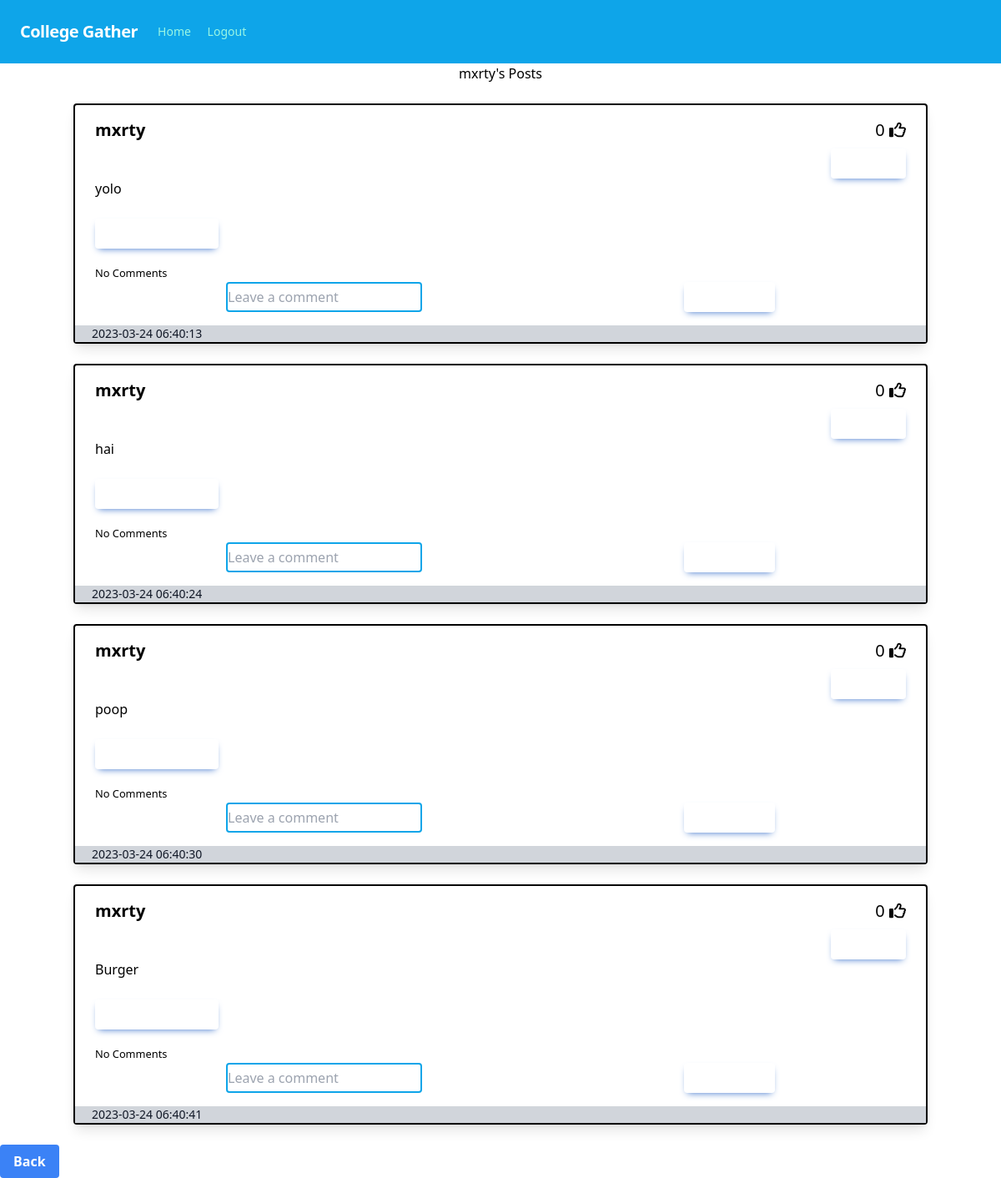
/posts/mxrty (signed in), run on an earlier commit of the app's database.
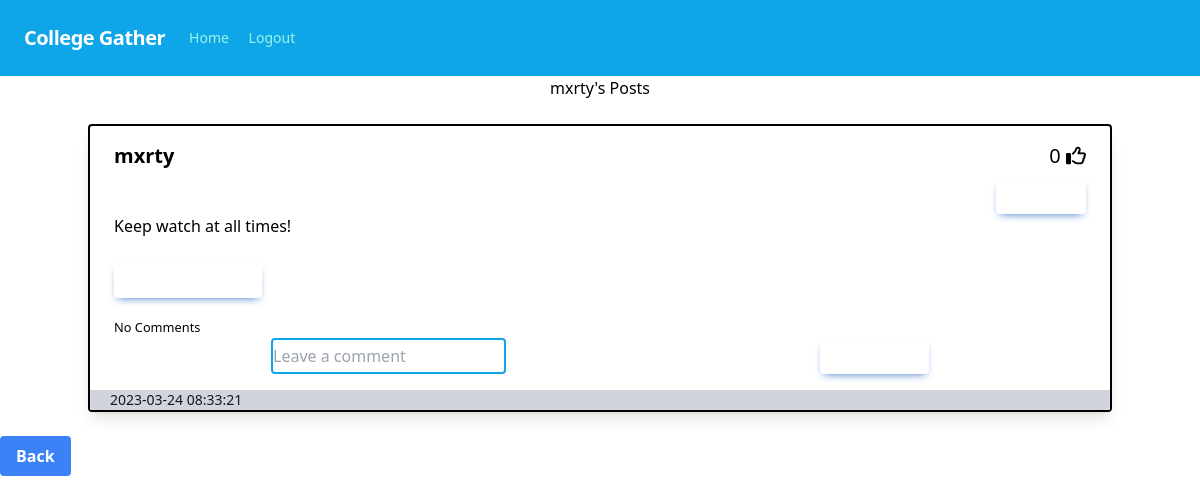
And on a later commit of the database.
### blog/models.py (models this page shows)
class User(db.Model, UserMixin):
    id = db.Column(db.Integer, primary_key=True)
    email = db.Column(db.String(200), unique=True)
    username = db.Column(db.String(200), unique=True)
    password = db.Column(db.String(200))
    date_created = db.Column(db.DateTime(timezone=True), default=func.now())
    posts = db.relationship('Post', backref='user', passive_deletes=True)
    comments = db.relationship('Comment', backref='user', passive_deletes=True)
    likes = db.relationship('Like', backref='user', passive_deletes=True)

class Post(db.Model):
    id = db.Column(db.Integer, primary_key=True)
    text= db.Column(db.Text, nullable=False)
    date_created = db.Column(db.DateTime(timezone=True), default=func.now())
    author = db.Column(db.Integer, db.ForeignKey('user.id', ondelete="CASCADE"), nullable=False)
    comments = db.relationship('Comment', backref='post', passive_deletes=True)
    likes = db.relationship('Like', backref='post', passive_deletes=True)

### blog/views.py (the view)
@views.route("/posts/<username>")
@login_required
def posts(username):
    user = User.query.filter_by(username=username).first()
    if not user:
        flash('No user with that username exists.', category='error')
        return redirect(url_for('views.home'))
    posts = user.posts
    return render_template("posts.html", user=current_user, posts=posts, username=username)

### blog/__init__.py (called while the page is built)
def create_app():
    app = Flask(__name__)
    app.config['SECRET_KEY'] = "itsasecret"
    app.config['SQLALCHEMY_DATABASE_URI'] = f'sqlite:///{DB_NAME}'
    db.init_app(app)
    from .views import views
    from .auth import auth
    app.register_blueprint(views, url_prefix="/")
    app.register_blueprint(auth, url_prefix="/")
    from .models import User, Post, Comment, Like
    create_database(app)
    login_manager = LoginManager()
    login_manager.login_view = "auth.login"
    login_manager.init_app(app)
    @login_manager.user_loader
    def load_user(id):
        return User.query.get(int(id))
    return app

### blog/templates/posts.html (shortened to what this page needs)
{% extends "posts_label.html" %}
{% block header %} {{username}}'s Posts {% endblock %}
{% block footer %}
<div>
    <button class="bg-blue-500 hover:bg-blue-700 text-white font-bold py-2 px-4 rounded">
        Back
    </button>
</div>
{% endblock %}

### blog/templates/posts_label.html (shortened to what this page needs)
{% extends "base.html" %}
{% block content %}
<h1 class="flex justify-center">{% block header %}Posts{% endblock %}</h1>
<br>
<div id="posts">
    {% for post in posts %}
    <div class="container mx-auto rounded border-black border-2 shadow-lg">
        <div class="px-6 py-4">
            <div class="text-xl mb-2 flex justify-between"><strong><a href="/posts/{{post.user.username}}">{{post.user.username}}</a></strong>
                <div>
                    {{ post.likes|length }}
                    {% if user.id in post.likes|map(attribute="author")|list %}
                    <a href="/like-post/{{post.id}}"><i class="fa-solid fa-thumbs-up"></i></a>
                    {% else %}
                    <a href="/like-post/{{post.id}}"><i class="fa-regular fa-thumbs-up"></i></a>
                    {% endif %}
                </div>
            </div>
                {% if user.id == post.author %}
                <div class="flex justify-end">
                    <a href="/delete-post/{{post.id}}"><button class="whitespace-nowrap rounded bg-primary px-6 pt-2.5 pb-2 text-xs font-medium uppercase leading-normal text-white shadow-[0_4px_9px_-4px_#3b71ca] transition duration-150 ease-in-out hover:bg-primary-600 hover:shadow-[0_8px_9px_-4px_rgba(59,113,202,0.3),0_4px_18px_0_rgba(59,113,202,0.2)] focus:bg-primary-600 focus:shadow-[0_8px_9px_-4px_rgba(59,113,202,0.3),0_4px_18px_0_rgba(59,113,202,0.2)] focus:outline-none focus:ring-0 active:bg-primary-700 active:shadow-[0_8px_9px_-4px_rgba(59,113,202,0.3),0_4px_18px_0_rgba(59,113,202,0.2)] motion-reduce:transition-none" type="submit">Delete</button></a>
                </div>
                {% endif %}
            <p class="text-black text-base">
                {{post.text}}
            </p>
            <br>
            <div id="comments-{{post.id}}">
                <p class="mb-4 space-y-1 md:space-x-1 md:space-y-0" >
                    <a
                    class="inline-block rounded bg-primary px-6 pt-2.5 pb-2 text-xs font-medium uppercase leading-normal text-white shadow-[0_4px_9px_-4px_#3b71ca] transition duration-150 ease-in-out hover:bg-primary-600 hover:shadow-[0_8px_9px_-4px_rgba(59,113,202,0.3),0_4px_18px_0_rgba(59,113,202,0.2)] focus:bg-primary-600 focus:shadow-[0_8px_9px_-4px_rgba(59,113,202,0.3),0_4px_18px_0_rgba(59,113,202,0.2)] focus:outline-none focus:ring-0 active:bg-primary-700 active:shadow-[0_8px_9px_-4px_rgba(59,113,202,0.3),0_4px_18px_0_rgba(59,113,202,0.2)]"
                    data-te-ripple-init
                    data-te-ripple-color="light"
                    href="#collapseExample"
                    role="button"
                    aria-expanded="false"
                    aria-controls="collapseExample">
                    </a>
                </p>
            </div>
            {% if post.comments|length > 0 %}
            <p class="mb-4 space-y-1 md:space-x-1 md:space-y-0">
                <a
                class="inline-block rounded bg-primary px-6 pt-2.5 pb-2 text-xs font-medium uppercase leading-normal text-white shadow-[0_4px_9px_-4px_#3b71ca] transition duration-150 ease-in-out hover:bg-primary-600 hover:shadow-[0_8px_9px_-4px_rgba(59,113,202,0.3),0_4px_18px_0_rgba(59,113,202,0.2)] focus:bg-primary-600 focus:shadow-[0_8px_9px_-4px_rgba(59,113,202,0.3),0_4px_18px_0_rgba(59,113,202,0.2)] focus:outline-none focus:ring-0 active:bg-primary-700 active:shadow-[0_8px_9px_-4px_rgba(59,113,202,0.3),0_4px_18px_0_rgba(59,113,202,0.2)]"
                data-te-collapse-init
                data-te-ripple-init
                data-te-ripple-color="light"
                href="#comments-{{post.id}}"
                role="button"
                aria-expanded="false"
                aria-controls="collapseExample">
                <small>View {{posts.comments|length}} Comments</small>
                </a>
            </p>
            <div>
                {% else %}
                <small class="no-underline">No Comments</small>
                {% endif %}
                <form action="/create-comment/{{post.id}}" method="POST" class="flex justify-around">
                    <input class="border-2 border-sky-500 rounded" type="text" id="text" name="text" placeholder="Leave a comment" />
                    <button class="whitespace-nowrap rounded bg-primary px-6 pt-2.5 pb-2 text-xs font-medium uppercase leading-normal text-white shadow-[0_4px_9px_-4px_#3b71ca] transition duration-150 ease-in-out hover:bg-primary-600 hover:shadow-[0_8px_9px_-4px_rgba(59,113,202,0.3),0_4px_18px_0_rgba(59,113,202,0.2)] focus:bg-primary-600 focus:shadow-[0_8px_9px_-4px_rgba(59,113,202,0.3),0_4px_18px_0_rgba(59,113,202,0.2)] focus:outline-none focus:ring-0 active:bg-primary-700 active:shadow-[0_8px_9px_-4px_rgba(59,113,202,0.3),0_4px_18px_0_rgba(59,113,202,0.2)] motion-reduce:transition-none" type="submit">Comment</button>
                </form>
            </div>
            <div class="bg bg-gray-300">
                <div class="text-sm">
                <p class="text-gray-900 ml-5">{{post.date_created}}</p>
                </div>
            </div>
        </div>
    </div>
    <br/> {% endfor %}
</div>
{% block footer %}{% endblock %}
{% endblock %}

### blog/templates/base.html (shortened to what this page needs)
<!DOCTYPE html>
<html lang="en">
<head>
    <script src="https://cdn.tailwindcss.com"></script>
    <link
      rel="stylesheet"
      href="https://cdn.jsdelivr.net/npm/tw-elements/dist/css/index.min.css" />
    <script src="https://cdn.tailwindcss.com/3.2.4"></script>
</head>
<body>
  <nav class="flex items-center justify-between flex-wrap bg-sky-500 p-6">
  <div class="flex items-center flex-shrink-0 text-white mr-6">
    <span class="font-semibold text-xl tracking-tight">College Gather</span>
  </div>
  <div class="w-full block flex-grow lg:flex lg:items-center lg:w-auto">
    <div class="text-sm lg:flex-grow">
      <a href="/home" class="block mt-4 lg:inline-block lg:mt-0 text-teal-200 hover:text-white mr-4">
        Home
      </a>
      {% if user.is_authenticated %}
      <a href="/sign-out" class="block mt-4 lg:inline-block lg:mt-0 text-teal-200 hover:text-white">
        Logout
      </a>
      {% endif %}
    </div>
  </div>
</nav>
    <div class="container mx-auto px-auto">
      {% block content %}{% endblock %}
</body>
</html>

What changed in the data, as far as the page shows it:
removed Post: user.username "mxrty", likes|length "0", text "yolo", date_created "2023-03-24 06:40:13"
removed Post: user.username "mxrty", likes|length "0", text "poop", date_created "2023-03-24 06:40:30"
removed Post: user.username "mxrty", likes|length "0", text "Burger", date_created "2023-03-24 06:40:41"
changed Post "mxrty": text "hai" → "Keep watch at all times!"; date_created "2023-03-24 06:40:24" → "2023-03-24 08:33:21"
